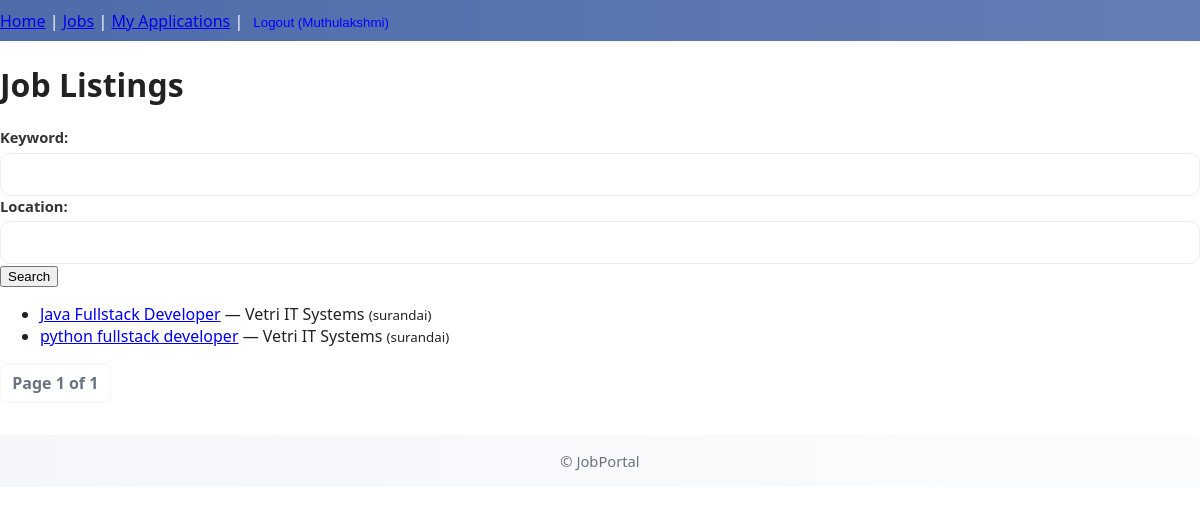
Page /jobs/ (signed in) on the committed database.
### jobs/models.py (models this page shows, shortened)
class Job(models.Model):
    title = models.CharField(max_length=255)
    company = models.CharField(max_length=255)
    description = models.TextField()
    location = models.CharField(max_length=255, blank=True)
    posted_by = models.ForeignKey(User, related_name='jobs', on_delete=models.CASCADE)
    created_at = models.DateTimeField(auto_now_add=True)
    updated_at = models.DateTimeField(auto_now=True)
    class Meta:
        ordering = ['-created_at']
    def get_absolute_url(self):
        return reverse('jobs:job_detail', kwargs={'pk': self.pk})

### jobs/views.py (the view)
# urls.py: path('jobs/', views.JobListView.as_view(), name='job_list'),
class JobListView(ListView):
    model = Job
    template_name = 'jobs/job_list.html'
    context_object_name = 'jobs'
    paginate_by = 10
    def get_queryset(self):
        qs = super().get_queryset()
        q = self.request.GET.get('q', '')
        location = self.request.GET.get('location', '')
        if q:
            qs = qs.filter(Q(title__icontains=q) | Q(description__icontains=q) | Q(company__icontains=q))
        if location:
            qs = qs.filter(location__icontains=location)
        return qs
    def get_context_data(self, **kwargs):
        ctx = super().get_context_data(**kwargs)
        ctx['search_form'] = JobSearchForm(self.request.GET)
        return ctx

### jobs/forms.py
class JobSearchForm(forms.Form):
    q = forms.CharField(required=False, label='Keyword')
    location = forms.CharField(required=False)

### jobs/templates/jobs/job_list.html (shortened to what this page needs)
{% extends 'jobs/Layout/base.html' %}
{% block content %}
<h1>Job Listings</h1>
<form method="get">
  {{ search_form.q.label_tag }} {{ search_form.q }}
  {{ search_form.location.label_tag }} {{ search_form.location }}
  <button type="submit">Search</button>
</form>
<ul>
  {% for job in jobs %}
    <li>
      <a href="{{ job.get_absolute_url }}">{{ job.title }}</a> — {{ job.company }}
      <small>({{ job.location }})</small>
    </li>
  {% empty %}
    <li>No jobs found.</li>
  {% endfor %}
</ul>
<div class="pagination">
  <span>Page {{ page_obj.number }} of {{ page_obj.paginator.num_pages }}</span>
</div>
{% endblock %}

### jobs/templates/jobs/Layout/base.html (shortened to what this page needs)
<!doctype html>
<html lang="en">
<head>
  {% load static %}
  <link rel="stylesheet" href="{% static 'css/styles.css' %}">
</head>
<body>
  <nav>
    <a href="{% url 'jobs:home' %}">Home</a> |
    <a href="{% url 'jobs:job_list' %}">Jobs</a>
    {% if user.is_authenticated %}
      {% if user.profile.role == 'employer' %}
        | <a href="{% url 'jobs:employer_dashboard' %}">Employer Dashboard</a>
        | <a href="{% url 'jobs:job_create' %}">Post a Job</a>
      {% else %}
        | <a href="{% url 'jobs:my_applications' %}">My Applications</a>
      {% endif %}
      |
      <form method="post" action="{% url 'jobs:logout' %}" style="display:inline;">
        <button type="submit" style="background:none; border:none; color:blue; cursor:pointer;">
          Logout ({{ user.username }})
        </button>
      </form>
    {% else %}
      | <a href="{% url 'jobs:login' %}">Login</a> | <a href="{% url 'jobs:signup' %}">Register</a>
    {% endif %}
  </nav>
  <main>
    {% block content %}{% endblock %}
  </main>
  <footer>
    <p>&copy; {{ year }} JobPortal</p>
  </footer>
</body>
</html>

### jobs/static/css/styles.css (style rules this page uses)
* { box-sizing: border-box; }
html,body { height: 100%; margin:0; padding:0; font-family: "Montserrat", system-ui, -apple-system, "Segoe UI", Roboto, "Helvetica Neue", Arial; -webkit-font-smoothing:antialiased; -moz-osx-font-smoothing:grayscale; color:#222; background:#fff; }
:root { --primary:#4B69A9; --black:#000000; --white:#ffffff; --muted:#6b7280; --light:#F5F5F5; --success:#16a34a; --danger:#ef4444; --glass: rgba(255,255,255,0.6); --radius:12px; --card-radius:14px; --shadow-sm: 0 1px 3px rgba(16,24,40,0.04); --shadow-md: 0 8px 24px rgba(16,24,40,0.08); }
nav { background: linear-gradient(90deg, rgba(75,105,169,0.98), rgba(75,105,169,0.86)); color:var(--white); padding:0.6rem 0; box-shadow: var(--shadow-sm); position:sticky; top:0; z-index:50; }
form { background:transparent; }
label { display:block; margin-bottom:.35rem; font-weight:600; color:#333; font-size:.92rem; }
input[type="text"], input[type="email"], input[type="password"], textarea, select { width:100%; padding:.72rem .8rem; border-radius:10px; border:1px solid #e9edf2; background:var(--white); font-size:0.96rem; color:#111; }
.pagination { display:flex; gap:.5rem; align-items:center; margin-top:1rem; }
.pagination a, .pagination span { padding:.5rem .7rem; border-radius:8px; text-decoration:none; color:var(--muted); border:1px solid rgba(16,24,40,0.04); background:var(--white); font-weight:600; }
footer { background: linear-gradient(90deg, rgba(75,105,169,0.06), rgba(75,105,169,0.02)); padding:1rem 0; margin-top:2rem; }
footer p { text-align:center; margin:0; color:var(--muted); font-size:.92rem; }
a, button { transition: all .14s ease; }

### rows in the picture
Job: title "Java Fullstack Developer", company "Vetri IT Systems", location "surandai"
Job: title "python fullstack developer", company "Vetri IT Systems", location "surandai"

### other values in the picture
{{ user.username }} "Muthulakshmi"
{{ search_form.q.label_tag }} "Keyword:"
{{ search_form.location.label_tag }} "Location:"
{{ page_obj.number }} "1"
{{ page_obj.paginator.num_pages }} "1"
